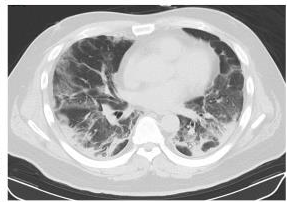
#> input picture Images-processed/COVID/Useable/2020.02.10.20021584-p6-52_11.png, 287 x 202 px; its folder holds 4 pictures in this run
$ python reformat_images.py
#> lines starting #> are read from the running program, lines starting #| are printed output that depends on the picture
import os
import numpy as np
import csv
from PIL import Image


def get_image_names(data_type: str) -> list:
    if data_type == 'covid':
        return os.listdir("../Images-processed/COVID/Useable")
    return os.listdir("../Images-processed/CT_NonCOVID/Usable")


def get_mean_dimensions():
    covid_names = get_image_names('covid')
    non_covid_names = get_image_names('non-covid')
    height = []
    width = []
    for name in covid_names:
        im = Image.open(f"../Images-processed/COVID/Useable/{name}")
#> im is the input picture: PIL image 287x202 RGB; mean R, G, B 173.8, 173.8, 173.8
        w, h = im.size
#> w = 287; h = 202
        height.append(h)
        width.append(w)
#> pass 2 of the loop in get_mean_dimensions, `for name in covid_names:`:
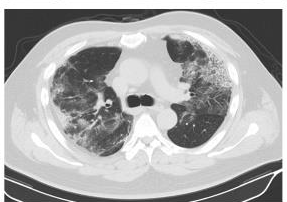
#> input picture Images-processed/COVID/Useable/2020.02.10.20021584-p6-52_13.png, 287 x 202 px
#> in get_mean_dimensions, im is the input picture: PIL image 287x202 RGB; min 24, max 255, mean 170.2
#> pass 3 of the loop in get_mean_dimensions, `for name in covid_names:`:
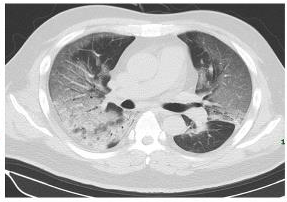
#> input picture Images-processed/COVID/Useable/2020.02.10.20021584-p6-52_6.png, 287 x 202 px
#> in get_mean_dimensions, im is the input picture: PIL image 287x202 RGB; mean R, G, B 176.3, 176.3, 176.3
#> the loop made 4 passes; the first 3 are shown

    for name in non_covid_names:
        im = Image.open(f"../Images-processed/CT_NonCOVID/Usable/{name}")
        w, h = im.size
        height.append(h)
        width.append(w)

    return sum(height)//len(height), sum(width)//len(width)


def get_resized_image(height: int, width: int):
#> called with height = 241, width = 332
    covid_names = get_image_names('covid')
    non_covid_names = get_image_names('non-covid')
    covid_image_objs = []
    non_covid_image_objs = []
    for name in covid_names:
        im = Image.open(f"../Images-processed/COVID/Useable/{name}")
        im = im.resize((width, height))
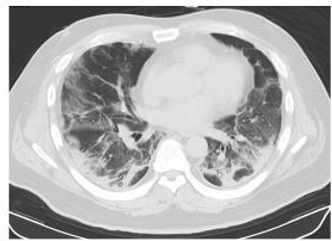
#> im: PIL image 332x241 RGB; mean R, G, B 173.8, 173.8, 173.8
        covid_image_objs.append(im.convert("L"))
#> pass 2 of the loop in get_resized_image, `for name in covid_names:`:
#> in get_resized_image, `im = im.resize((width, height))`:
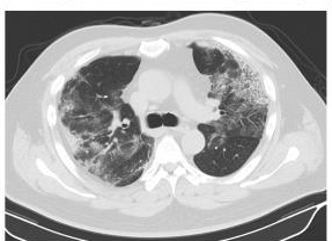
#> im: PIL image 332x241 RGB; min 32, max 255, mean 170.1
#> pass 3 of the loop in get_resized_image, `for name in covid_names:`:
#> in get_resized_image, `im = im.resize((width, height))`:
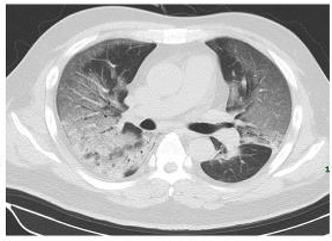
#> im: PIL image 332x241 RGB; mean R, G, B 176.2, 176.2, 176.2
#> the loop made 4 passes; the first 3 are shown
    for name in non_covid_names:
        im = Image.open(f"../Images-processed/CT_NonCOVID/Usable/{name}")
        im = im.resize((width, height))
        non_covid_image_objs.append(im.convert("L"))
    return covid_image_objs, non_covid_image_objs

if __name__ == '__main__':
    height, width = get_mean_dimensions()
    covid_obj, non_covid_obj = get_resized_image(height=height, width=width)
    csv_file = []
    header = [f"pixel{i+1}" for i in range(width*height)] + ["class"]
    csv_file.append(header)
    for obj in covid_obj:
        pixel_array = np.array(obj).flatten()
        pixel_array = np.append(pixel_array, 1).tolist()
        csv_file.append(pixel_array)
    for obj in non_covid_obj:
        pixel_array = np.array(obj).flatten()
        pixel_array = np.append(pixel_array, 0).tolist()
        csv_file.append(pixel_array)
    with open("full_data.csv", "w+") as my_csv:
        csvWriter = csv.writer(my_csv, delimiter=',')
        csvWriter.writerows(csv_file)
